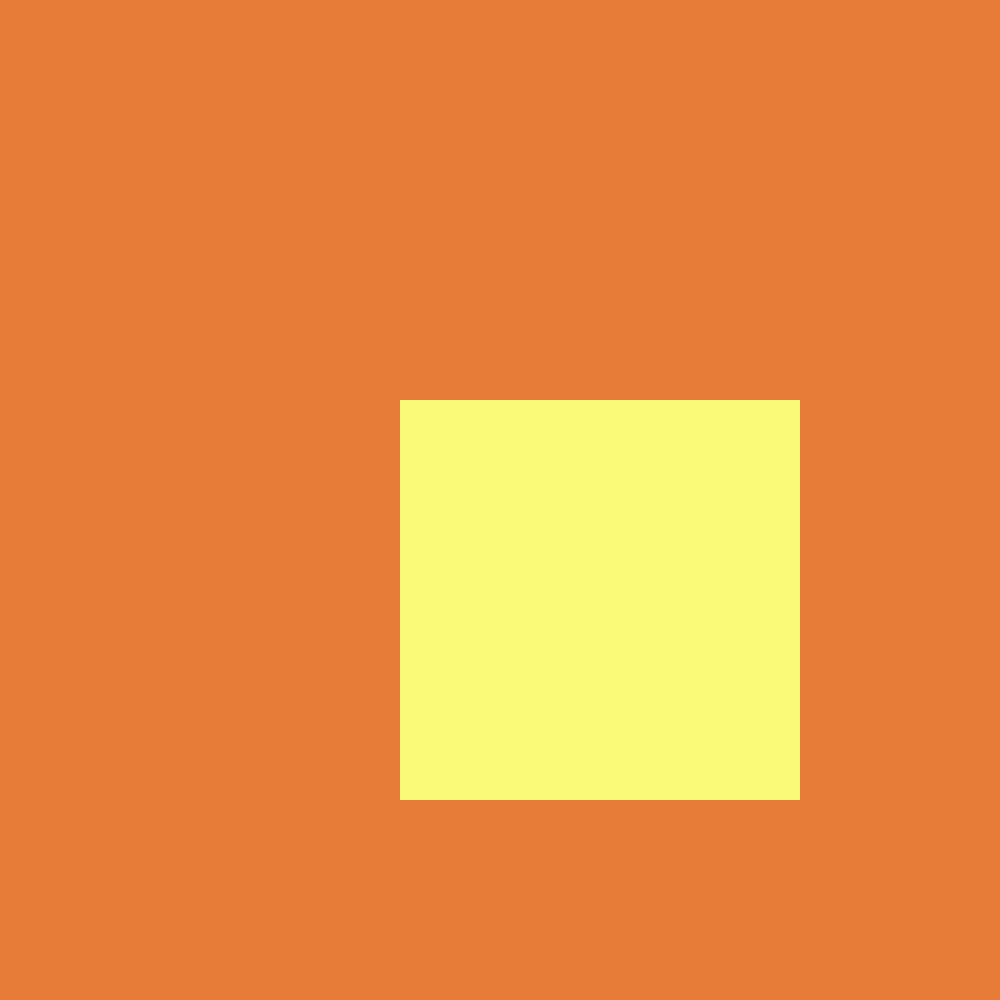
Frame 1 (no input)
Frame 60 (the mouse pressed at the canvas centre just before this capture): identical to frame 1, image omitted
Frame 120 (the mouse held since frame 60 and released just before this capture): identical to frame 1, image omitted

The Processing sketch that drew this single still picture (run headless with seeded random() and noise(); from frame 60 on, the mouse is pressed at the canvas centre):

// Processing sketch: basic_1
// ── basic_1.pde
// FONCTION > recette: une serie d'actions a effectuer
//pour atteindre un but avec certains ingredients // ARGUMENTS

// VARIABLE > 
// 1. DECLARATION
// 2. INITIALISATION
// 3. UTILISATION
int yolo; //INTEGER > nombre entier
float monChiffreDecimal; // FLOATING POINT NUMBER > chiffre a decimale

void setup() { // EXECUTE UNE FOIS
  size(1000, 1000);

  yolo = 0;
  // monChiffre = 458;
}


void draw() { // BOUCLE D'ANIMATION
  // notation R (0-255) GB
  background(230, 124, 56);

  yolo = yolo + 2;
  
  println(yolo);

  stroke(255, 0, 255);
  noStroke();
  fill(250, 250, 120); 
  //rect(yolo, 100, 800, 800);
  rect(400, 400, 400, 400);
}
